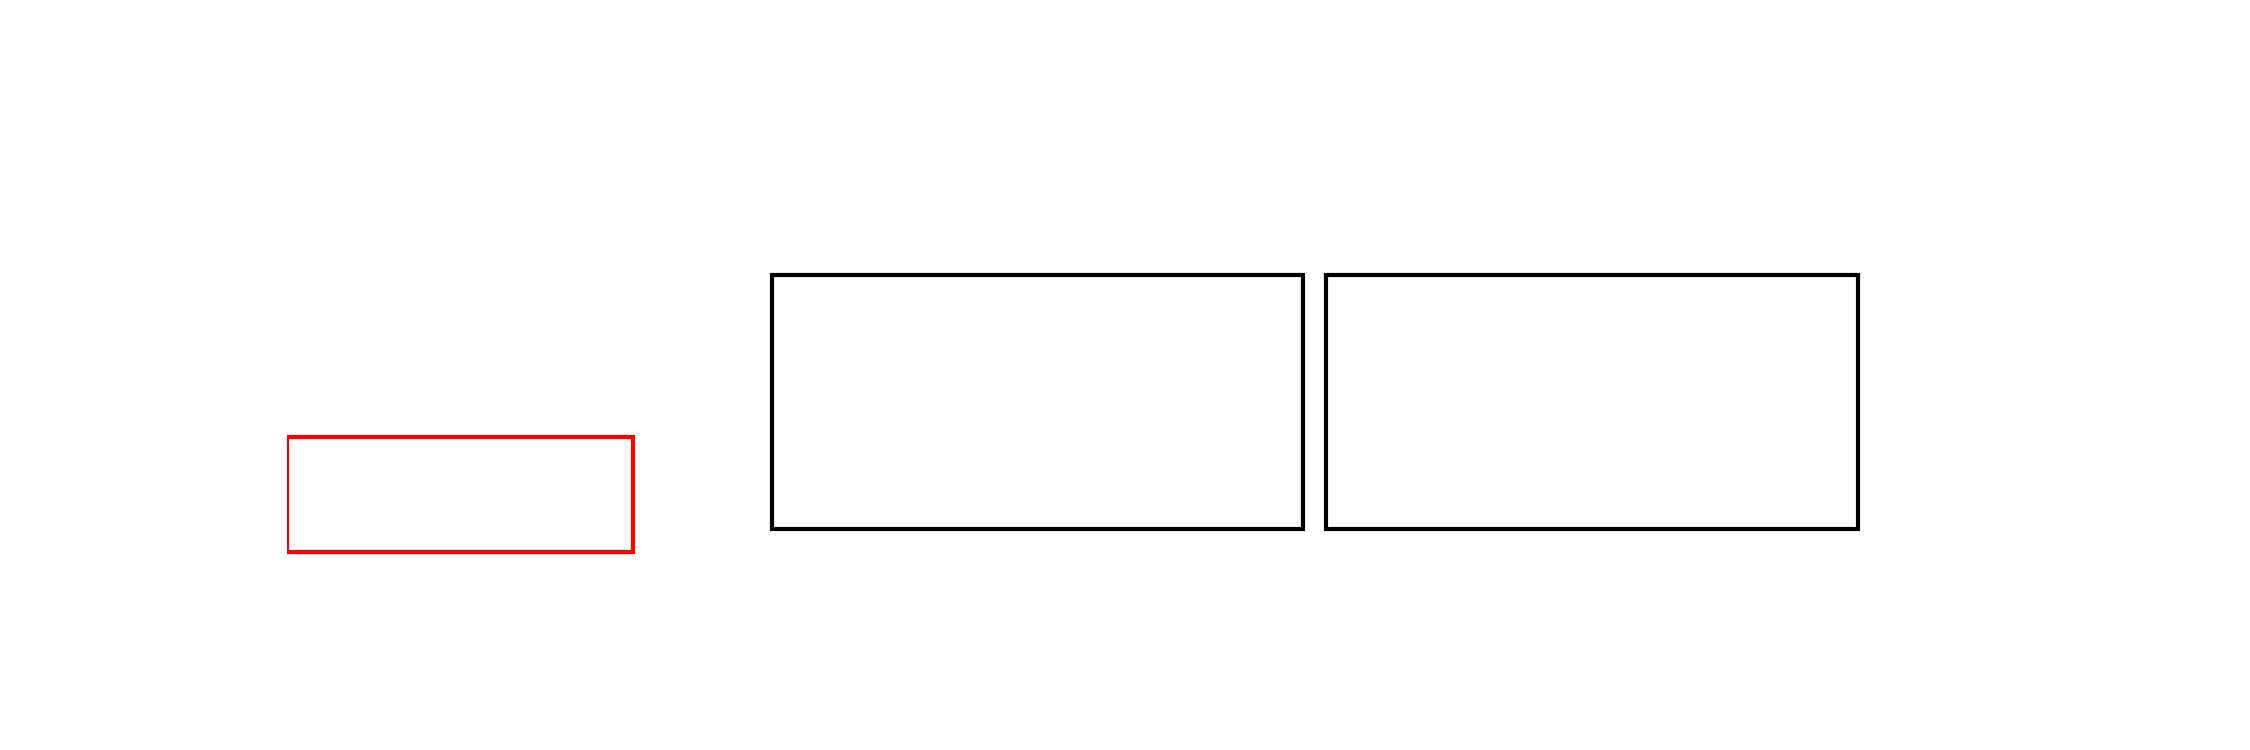

Source code (Python):
import matplotlib.pyplot as plt
import matplotlib.patches as patches

import sys
import os
__location__ = os.path.realpath(
    os.path.join(os.getcwd(), os.path.dirname(__file__)))
sys.path.append(__location__ + '/../')

from psu import PSU


class Network:

    def __init__(self, controller):
        self.controller = controller
        # self.adrBlocks = [[0x01, 0x02]]  # 1 Domain with 2 Adrs
        self.adrBlocks = [0x01, 0x02]  # 0 Domains with 2 Adrs
        # self.adrBlocks = [[0x01], [0x02]] # 2 Domains with 1 Adrs
        # self.adrBlocks = [[0x01, 0x02], [0x03]]  # 2 Domains with 2 & 1 Adrs
        self.nDomains = len(self.adrBlocks)
        if not isinstance(self.adrBlocks[0], list):
            self.adrBlocks = [self.adrBlocks]
            self.nDomains = 0

        self.psus = []

    def setupNetwork(self):
        if self.nDomains != 0:
            raise Exception('Multicasting Domains are not yet implemented')
        else:
            adrs = self.adrBlocks[0]
            self.controller.resetAddr()
            for adr in adrs:
                x5 = self.controller.stateDigital()['ADDR-OUT']
                print('x5:', x5)
                self.controller.setAddr(adr)
                member = PSU(self.controller, adr)
                connCheck = member.psu_connected
                if not member.psu_connected:
                    print(adr, 'cant be connected')
                self.psus.append(member)

    def crawlNetwork(self):
        self.psus = []
        adrs = []
        adr = 0
        self.controller.resetAddr()

        # x5 = self.controller.stateDigital()['ADDR-OUT']
        self.controller.listenAdr()
        while True:
            adr += 1
            self.controller.setAddr(adr)
            member = PSU(self.controller, adr)
            x5 = self.controller.stateDigital()['ADDR-OUT']
            if member.psu_connected:
                self.psus.append(member)
                adrs.append(adr)
            else:
                if not x5:
                    print('Network Error')
                else:
                    print('Network Closed')
                break
        self.controller.closeAdr()

    def visualize(self):
        blockHeight = 3
        blockWidth = 5
        controllerHeight = 1
        controllerWidth = 3
        scale = 0.5
        spacing = 1
        margin = spacing * 0.2
        if self.nDomains != 0:
            h = (self.nDomains) * (blockHeight + spacing) + spacing
        else:
            h = blockHeight + 2 * spacing
        w = max(len(b) for b in self.adrBlocks) * blockWidth + controllerWidth + spacing * 2
        fig = plt.figure(figsize=(w * scale, h * scale))
        ax = fig.add_subplot(111)
        for i, d in enumerate(self.adrBlocks):
            localOrigin = (controllerWidth + spacing, i * (blockHeight + spacing) + spacing)
            if self.nDomains != 0:
                domainZone = patches.Rectangle(localOrigin,
                                               blockWidth * len(d) - (len(d) - 1) * margin,
                                               blockHeight,
                                               linewidth=1,
                                               edgecolor='blue',
                                               facecolor='none')
                ax.add_patch(domainZone)

            for j, b in enumerate(d):
                blockOrigin = (localOrigin[0] + margin + j * (blockWidth - margin), localOrigin[1] + margin)
                blockZone = patches.Rectangle(blockOrigin,
                                              blockWidth - 2 * margin,
                                              blockHeight - 4 * margin,
                                              linewidth=1,
                                              edgecolor='black',
                                              facecolor='none')
                ax.add_patch(blockZone)

        controllerZone = patches.Rectangle((0, spacing),
                                           controllerWidth,
                                           controllerHeight,
                                           linewidth=1,
                                           edgecolor='red',
                                           facecolor='none')
        ax.add_patch(controllerZone)
        ax.set_aspect('equal')
        ax.axis('off')
        ax.set_xlim([0, w])
        ax.set_ylim([0, h])
        fig.savefig('network.png', dpi=300)

if __name__ == '__main__':
    from controller import Controller
    c = Controller()
    n = Network(c)
    n.crawlNetwork()
    # n.visualize()
